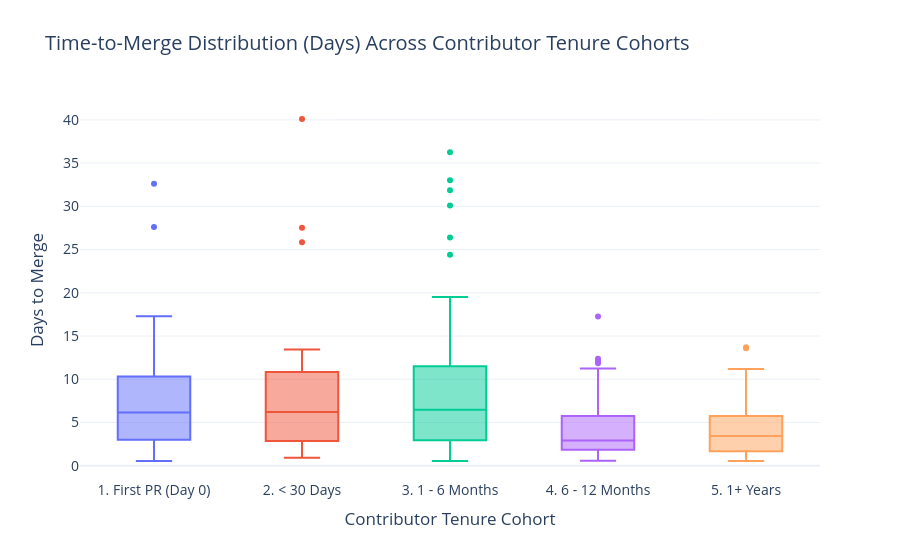

Notebook code for this chart:
### Markdown cell above
## 4. Time-to-Merge Distribution Across Tenure Cohorts

Box plot evaluating whether pull requests from longer-tenured contributors experience shorter review durations or expedited merging compared to newcomers.

### Code cell
merged_df = df[df["is_merged"]].sort_values("tenure_cohort")

fig_box = px.box(
    merged_df,
    x="tenure_cohort",
    y="merge_duration_days",
    color="tenure_cohort",
    points="outliers",
    title="Time-to-Merge Distribution (Days) Across Contributor Tenure Cohorts",
    labels={"tenure_cohort": "Tenure Cohort", "merge_duration_days": "Duration to Merge (Days)"},
    template="plotly_white"
)

fig_box.update_layout(
    xaxis_title="Contributor Tenure Cohort",
    yaxis_title="Days to Merge",
    font=dict(size=14),
    showlegend=False
)

fig_box.show()

### Figure 1 — Plotly figure (JSON) as saved in the notebook; plotly's stock layout.template omitted (floating-point values rounded to 4 significant figures)
{"data": [{"alignmentgroup": "True", "boxpoints": "outliers", "hovertemplate": "Tenure Cohort=%{x}<br>Duration to Merge (Days)=%{y}<extra></extra>", "legendgroup": "1. First PR (Day 0)", "marker": {"color": "#636efa"}, "name": "1. First PR (Day 0)", "notched": false, "offsetgroup": "1. First PR (Day 0)", "orientation": "v", "showlegend": true, "type": "box", "x": ["1. First PR (Day 0)", "1. First PR (Day 0)", "1. First PR (Day 0)", "1. First PR (Day 0)", "1. First PR (Day 0)", "1. First PR (Day 0)", "1. First PR (Day 0)", "1. First PR (Day 0)", "1. First PR (Day 0)", "1. First PR (Day 0)", "1. First PR (Day 0)", "1. First PR (Day 0)", "1. First PR (Day 0)", "1. First PR (Day 0)", "1. First PR (Day 0)", "1. First PR (Day 0)", "1. First PR (Day 0)", "1. First PR (Day 0)", "1. First PR (Day 0)", "1. First PR (Day 0)", "1. First PR (Day 0)", "1. First PR (Day 0)", "1. First PR (Day 0)", "1. First PR (Day 0)", "1. First PR (Day 0)", "1. First PR (Day 0)", "1. First PR (Day 0)", "1. First PR (Day 0)", "1. First PR (Day 0)", "1. First PR (Day 0)", "1. First PR (Day 0)", "1. First PR (Day 0)", "1. First PR (Day 0)", "1. First PR (Day 0)", "1. First PR (Day 0)", "1. First PR (Day 0)", "1. First PR (Day 0)", "1. First PR (Day 0)"], "x0": " ", "xaxis": "x", "y": [9.091, 0.8351, 10.74, 0.5577, 0.5498, 1.983, 7.188, 13.74, 3.008, 10.31, 2.828, 17.27, 6.605, 6.894, 9.985, 5.323, 27.62, 5.702, 4.254, 6.709, 3.046, 0.7874, 3.203, 5.468, 7.345, 3.323, 4.207, 3.52, 16.73, 8.053, 32.61, 12.54, 6.589, 10.41, 2.75, 2.742, 0.5981, 17.1], "y0": " ", "yaxis": "y"}, {"alignmentgroup": "True", "boxpoints": "outliers", "hovertemplate": "Tenure Cohort=%{x}<br>Duration to Merge (Days)=%{y}<extra></extra>", "legendgroup": "2. < 30 Days", "marker": {"color": "#EF553B"}, "name": "2. < 30 Days", "notched": false, "offsetgroup": "2. < 30 Days", "orientation": "v", "showlegend": true, "type": "box", "x": ["2. < 30 Days", "2. < 30 Days", "2. < 30 Days", "2. < 30 Days", "2. < 30 Days", "2. < 30 Days", "2. < 30 Days", "2. < 30 Days", "2. < 30 Days", "2. < 30 Days", "2. < 30 Days", "2. < 30 Days", "2. < 30 Days", "2. < 30 Days", "2. < 30 Days", "2. < 30 Days", "2. < 30 Days", "2. < 30 Days"], "x0": " ", "xaxis": "x", "y": [2.865, 13.44, 4.986, 10.84, 0.9238, 27.54, 4.751, 25.86, 7.063, 2.852, 5.362, 7.541, 40.1, 9.348, 1.022, 2.254, 8.637, 1.498], "y0": " ", "yaxis": "y"}, {"alignmentgroup": "True", "boxpoints": "outliers", "hovertemplate": "Tenure Cohort=%{x}<br>Duration to Merge (Days)=%{y}<extra></extra>", "legendgroup": "3. 1 - 6 Months", "marker": {"color": "#00cc96"}, "name": "3. 1 - 6 Months", "notched": false, "offsetgroup": "3. 1 - 6 Months", "orientation": "v", "showlegend": true, "type": "box", "x": ["3. 1 - 6 Months", "3. 1 - 6 Months", "3. 1 - 6 Months", "3. 1 - 6 Months", "3. 1 - 6 Months", "3. 1 - 6 Months", "3. 1 - 6 Months", "3. 1 - 6 Months", "3. 1 - 6 Months", "3. 1 - 6 Months", "3. 1 - 6 Months", "3. 1 - 6 Months", "3. 1 - 6 Months", "3. 1 - 6 Months", "3. 1 - 6 Months", "3. 1 - 6 Months", "3. 1 - 6 Months", "3. 1 - 6 Months", "3. 1 - 6 Months", "3. 1 - 6 Months", "3. 1 - 6 Months", "3. 1 - 6 Months", "3. 1 - 6 Months", "3. 1 - 6 Months", "3. 1 - 6 Months", "3. 1 - 6 Months", "3. 1 - 6 Months", "3. 1 - 6 Months", "3. 1 - 6 Months", "3. 1 - 6 Months", "3. 1 - 6 Months", "3. 1 - 6 Months", "3. 1 - 6 Months", "3. 1 - 6 Months", "3. 1 - 6 Months", "3. 1 - 6 Months", "3. 1 - 6 Months", "3. 1 - 6 Months", "3. 1 - 6 Months", "3. 1 - 6 Months", "3. 1 - 6 Months", "3. 1 - 6 Months", "3. 1 - 6 Months", "3. 1 - 6 Months", "3. 1 - 6 Months", "3. 1 - 6 Months", "3. 1 - 6 Months", "3. 1 - 6 Months", "3. 1 - 6 Months", "3. 1 - 6 Months", "3. 1 - 6 Months", "3. 1 - 6 Months", "3. 1 - 6 Months", "3. 1 - 6 Months", "3. 1 - 6 Months"], "x0": " ", "xaxis": "x", "y": [31.85, 36.26, 3.566, 9.928, 10.18, 4.53, 6.059, 18.31, 33.01, 6.464, 12.85, 0.5457, 26.38, 3.092, 4.697, 30.09, 10.85, 7.111, 11.1, 15.8, 24.39, 1.781, 0.8039, 18.5, 13.26, 6.664, 1.648, 3.466, 10.44, 0.7847, 6.658, 0.7788, 0.6319, 6.108, 2.253, 11.58, 4.32, 2.302, 19.52, 1.456, 10.77, 1.18, 2.895, 4.04, 9.756, 3.041, 1.799, 5.743, 15.3, 4.901, 0.8755, 8.676, 11.23, 6.8, 4.441], "y0": " ", "yaxis": "y"}, {"alignmentgroup": "True", "boxpoints": "outliers", "hovertemplate": "Tenure Cohort=%{x}<br>Duration to Merge (Days)=%{y}<extra></extra>", "legendgroup": "4. 6 - 12 Months", "marker": {"color": "#ab63fa"}, "name": "4. 6 - 12 Months", "notched": false, "offsetgroup": "4. 6 - 12 Months", "orientation": "v", "showlegend": true, "type": "box", "x": ["4. 6 - 12 Months", "4. 6 - 12 Months", "4. 6 - 12 Months", "4. 6 - 12 Months", "4. 6 - 12 Months", "4. 6 - 12 Months", "4. 6 - 12 Months", "4. 6 - 12 Months", "4. 6 - 12 Months", "4. 6 - 12 Months", "4. 6 - 12 Months", "4. 6 - 12 Months", "4. 6 - 12 Months", "4. 6 - 12 Months", "4. 6 - 12 Months", "4. 6 - 12 Months", "4. 6 - 12 Months", "4. 6 - 12 Months", "4. 6 - 12 Months", "4. 6 - 12 Months", "4. 6 - 12 Months", "4. 6 - 12 Months", "4. 6 - 12 Months", "4. 6 - 12 Months", "4. 6 - 12 Months", "4. 6 - 12 Months", "4. 6 - 12 Months", "4. 6 - 12 Months", "4. 6 - 12 Months", "4. 6 - 12 Months", "4. 6 - 12 Months", "4. 6 - 12 Months", "4. 6 - 12 Months", "4. 6 - 12 Months", "4. 6 - 12 Months", "4. 6 - 12 Months", "4. 6 - 12 Months", "4. 6 - 12 Months", "4. 6 - 12 Months", "4. 6 - 12 Months", "4. 6 - 12 Months", "4. 6 - 12 Months", "4. 6 - 12 Months", "4. 6 - 12 Months", "4. 6 - 12 Months", "4. 6 - 12 Months", "4. 6 - 12 Months", "4. 6 - 12 Months", "4. 6 - 12 Months", "4. 6 - 12 Months", "4. 6 - 12 Months", "4. 6 - 12 Months", "4. 6 - 12 Months", "4. 6 - 12 Months", "4. 6 - 12 Months", "4. 6 - 12 Months", "4. 6 - 12 Months", "4. 6 - 12 Months", "4. 6 - 12 Months", "4. 6 - 12 Months", "4. 6 - 12 Months", "4. 6 - 12 Months", "4. 6 - 12 Months", "4. 6 - 12 Months", "4. 6 - 12 Months", "4. 6 - 12 Months", "4. 6 - 12 Months", "4. 6 - 12 Months", "4. 6 - 12 Months", "4. 6 - 12 Months", "4. 6 - 12 Months", "4. 6 - 12 Months", "4. 6 - 12 Months", "4. 6 - 12 Months", "4. 6 - 12 Months"], "x0": " ", "xaxis": "x", "y": [3.781, 12.36, 1.61, 2.043, 11.04, 2.055, 8.618, 0.5731, 1.693, 2.527, 4.558, 0.6168, 1.91, 1.772, 1.472, 2.334, 5.26, 9.557, 6.95, 2.98, 8.385, 2.21, 1.608, 2.707, 3.954, 1.748, 8.871, 1.227, 12.08, 3.623, 2.676, 3.971, 2.623, 0.9526, 0.7719, 8.889, 11.25, 0.5669, 0.9509, 11.85, 4.532, 1.835, 2.873, 4.45, 4.644, 3.989, 5.117, 1.035, 1.879, 2.776, 2.492, 0.7704, 4.515, 2.813, 2.909, 17.26, 9.185, 1.935, 6.756, 0.6503, 2.133, 10.6, 5.85, 0.6665, 3.883, 2.958, 4.818, 10.06, 5.949, 5.497, 2.731, 2.094, 4.623, 1.752, 9.427], "y0": " ", "yaxis": "y"}, {"alignmentgroup": "True", "boxpoints": "outliers", "hovertemplate": "Tenure Cohort=%{x}<br>Duration to Merge (Days)=%{y}<extra></extra>", "legendgroup": "5. 1+ Years", "marker": {"color": "#FFA15A"}, "name": "5. 1+ Years", "notched": false, "offsetgroup": "5. 1+ Years", "orientation": "v", "showlegend": true, "type": "box", "x": ["5. 1+ Years", "5. 1+ Years", "5. 1+ Years", "5. 1+ Years", "5. 1+ Years", "5. 1+ Years", "5. 1+ Years", "5. 1+ Years", "5. 1+ Years", "5. 1+ Years", "5. 1+ Years", "5. 1+ Years", "5. 1+ Years", "5. 1+ Years", "5. 1+ Years", "5. 1+ Years", "5. 1+ Years", "5. 1+ Years", "5. 1+ Years", "5. 1+ Years", "5. 1+ Years", "5. 1+ Years", "5. 1+ Years", "5. 1+ Years", "5. 1+ Years", "5. 1+ Years", "5. 1+ Years", "5. 1+ Years", "5. 1+ Years", "5. 1+ Years", "5. 1+ Years", "5. 1+ Years", "5. 1+ Years", "5. 1+ Years", "5. 1+ Years", "5. 1+ Years", "5. 1+ Years", "5. 1+ Years", "5. 1+ Years", "5. 1+ Years", "5. 1+ Years", "5. 1+ Years", "5. 1+ Years", "5. 1+ Years", "5. 1+ Years", "5. 1+ Years", "5. 1+ Years", "5. 1+ Years", "5. 1+ Years", "5. 1+ Years", "5. 1+ Years", "5. 1+ Years", "5. 1+ Years", "5. 1+ Years", "5. 1+ Years", "5. 1+ Years", "5. 1+ Years", "5. 1+ Years", "5. 1+ Years", "5. 1+ Years", "5. 1+ Years", "5. 1+ Years", "5. 1+ Years", "5. 1+ Years", "5. 1+ Years", "5. 1+ Years", "5. 1+ Years", "5. 1+ Years", "5. 1+ Years", "5. 1+ Years", "5. 1+ Years", "5. 1+ Years", "5. 1+ Years", "5. 1+ Years", "5. 1+ Years", "5. 1+ Years", "5. 1+ Years", "5. 1+ Years", "5. 1+ Years", "5. 1+ Years", "5. 1+ Years", "5. 1+ Years", "5. 1+ Years", "5. 1+ Years", "5. 1+ Years", "5. 1+ Years", "5. 1+ Years", "5. 1+ Years", "5. 1+ Years", "5. 1+ Years", "5. 1+ Years", "5. 1+ Years", "5. 1+ Years", "5. 1+ Years", "5. 1+ Years", "5. 1+ Years", "5. 1+ Years", "5. 1+ Years", "5. 1+ Years", "5. 1+ Years", "5. 1+ Years", "5. 1+ Years", "5. 1+ Years", "5. 1+ Years", "5. 1+ Years", "5. 1+ Years", "5. 1+ Years", "5. 1+ Years", "5. 1+ Years", "5. 1+ Years", "5. 1+ Years", "5. 1+ Years", "5. 1+ Years", "5. 1+ Years", "5. 1+ Years", "5. 1+ Years", "5. 1+ Years", "5. 1+ Years", "5. 1+ Years", "5. 1+ Years"], "x0": " ", "xaxis": "x", "y": [1.191, 0.7752, 2.274, 0.8637, 1.168, 4.797, 7.387, 8.491, 1.158, 0.7123, 0.5442, 5.429, 2.603, 5.059, 4.197, 13.6, 4.302, 2.613, 2.133, 3.702, 2.895, 0.8516, 2.901, 5.75, 1.162, 8.614, 7.071, 7.314, 2.518, 2.15, 1.468, 3.712, 8.067, 8.147, 8.706, 3.214, 9.423, 5.047, 1.243, 3.781, 1.763, 5.482, 5.246, 4.787, 1.743, 0.8204, 4.03, 2.218, 2.361, 2.445, 9.225, 0.6187, 1.513, 10.65, 3.572, 3.637, 0.8488, 3.375, 1.797, 4.392, 3.285, 4.521, 8.708, 6.773, 4.079, 5.276, 5.711, 3.891, 1.557, 4.857, 1.316, 2.123, 8.572, 1.063, 0.8156, 1.664, 0.5988, 3.367, 1.395, 0.7114, 6.926, 1.89, 8.773, 2.984, 4.372, 7.562, 3.422, 0.9973, 6.059, 4.302, 1.542, 3.55, 7.593, 6.33, 2.039, 2.094, 1.779, 11.18, 4.599, 0.998, 5.723, 9.814, 4.731, 0.9397, 1.66, 1.825, 3.251, 2.276, 5.282, 0.6029, 3.426, 6.396, 0.8394, 13.69, 0.8575, 9.229, 8.808, 3.228, 8.423, 7.295], "y0": " ", "yaxis": "y"}], "layout": {"boxmode": "overlay", "font": {"size": 14}, "legend": {"title": {"text": "Tenure Cohort"}, "tracegroupgap": 0}, "showlegend": false, "title": {"text": "Time-to-Merge Distribution (Days) Across Contributor Tenure Cohorts"}, "xaxis": {"anchor": "y", "categoryarray": ["1. First PR (Day 0)", "2. < 30 Days", "3. 1 - 6 Months", "4. 6 - 12 Months", "5. 1+ Years"], "categoryorder": "array", "domain": [0.0, 1.0], "title": {"text": "Contributor Tenure Cohort"}}, "yaxis": {"anchor": "x", "domain": [0.0, 1.0], "title": {"text": "Days to Merge"}}}}
